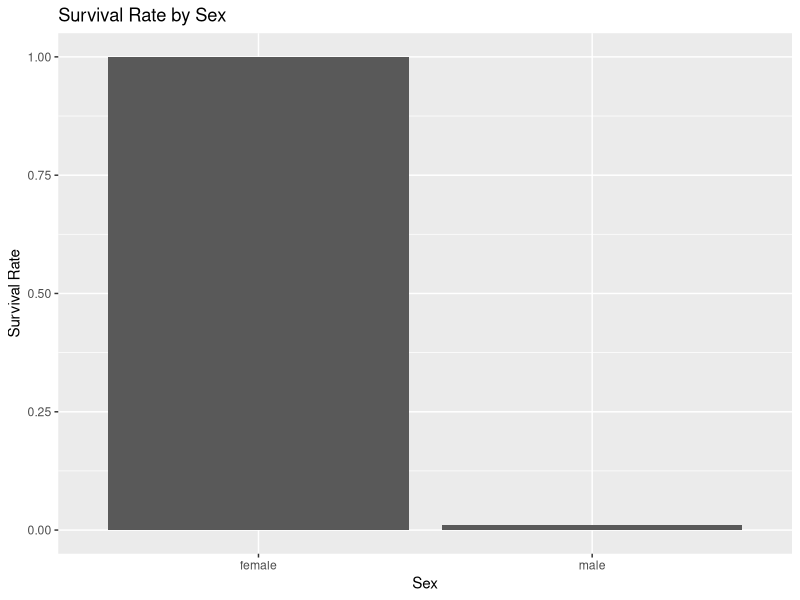
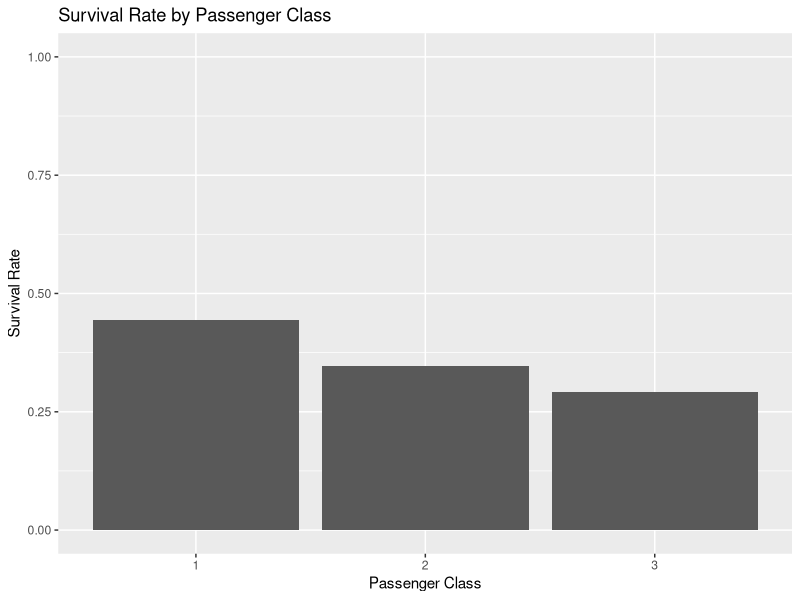
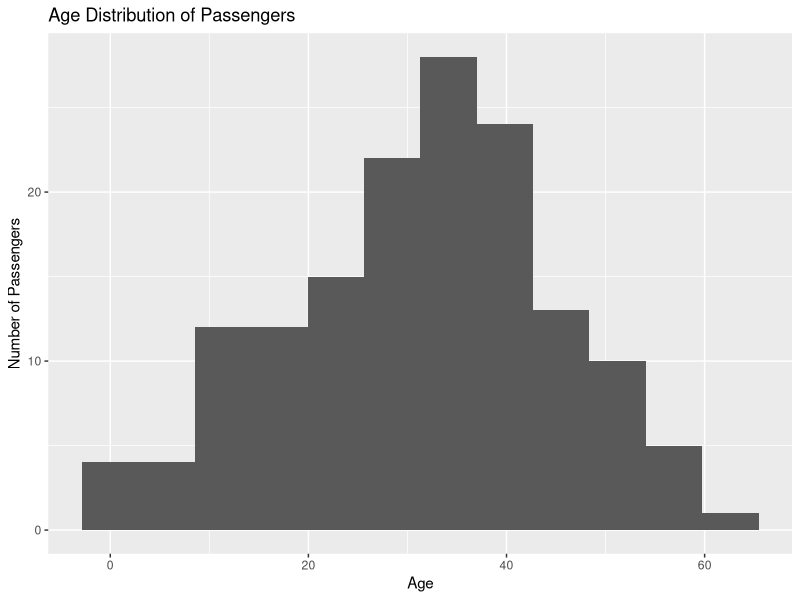
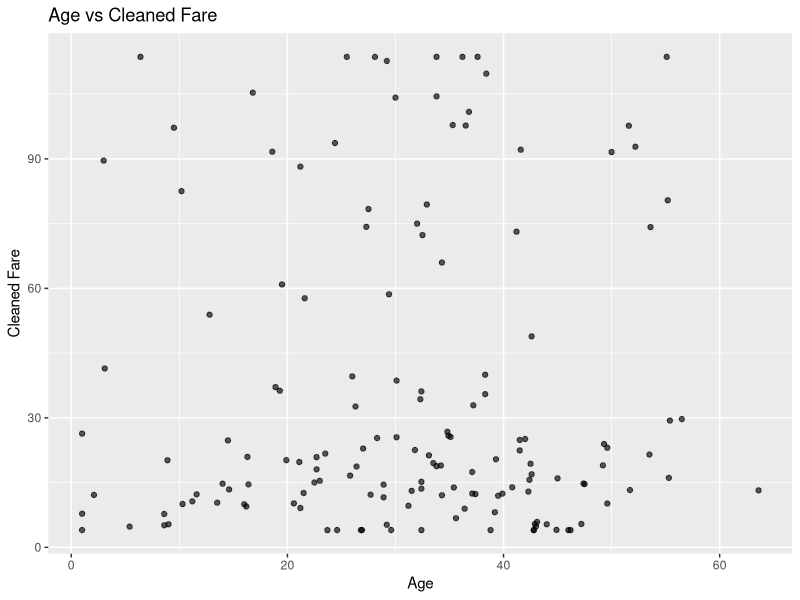
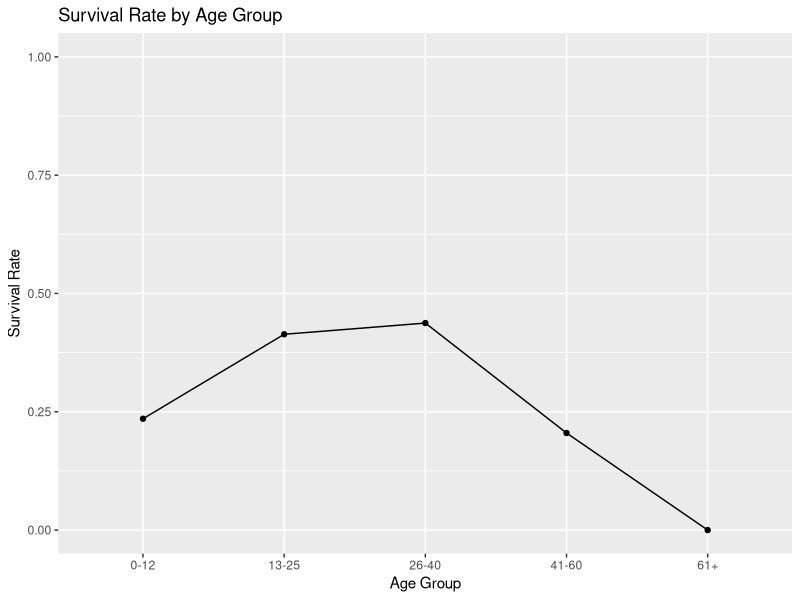

These figures' R source, in order:
# Week 2: Data Visualization and Insight Communication using R
# Dataset: Titanic passenger survival dataset
# Required packages: ggplot2, dplyr

library(ggplot2)
library(dplyr)

data <- read.csv("titanic_week2_dataset.csv", stringsAsFactors = FALSE)

# Convert categorical variables
data$Sex <- factor(data$Sex)
data$Pclass <- factor(data$Pclass)
data$Embarked <- factor(data$Embarked)

# 1. Bar chart: survival rate by sex
sex_summary <- data %>%
  group_by(Sex) %>%
  summarise(Survival_Rate = mean(Survived))

ggplot(sex_summary, aes(x = Sex, y = Survival_Rate)) +
  geom_col() +
  labs(title = "Survival Rate by Sex",
       x = "Sex", y = "Survival Rate") +
  ylim(0, 1)

# 2. Bar chart: survival rate by passenger class
class_summary <- data %>%
  group_by(Pclass) %>%
  summarise(Survival_Rate = mean(Survived))

ggplot(class_summary, aes(x = Pclass, y = Survival_Rate)) +
  geom_col() +
  labs(title = "Survival Rate by Passenger Class",
       x = "Passenger Class", y = "Survival Rate") +
  ylim(0, 1)

# 3. Histogram: age distribution
ggplot(data, aes(x = Age)) +
  geom_histogram(bins = 12, na.rm = TRUE) +
  labs(title = "Age Distribution of Passengers",
       x = "Age", y = "Number of Passengers")

# 4. Scatter plot: age vs fare
ggplot(data, aes(x = Age, y = Fare_Clean)) +
  geom_point(alpha = 0.65, na.rm = TRUE) +
  labs(title = "Age vs Cleaned Fare",
       x = "Age", y = "Cleaned Fare")

# 5. Line chart: survival rate by age group
data$AgeBand <- cut(data$Age,
                    breaks = c(0, 12, 25, 40, 60, 100),
                    labels = c("0-12", "13-25", "26-40", "41-60", "61+"))

age_summary <- data %>%
  group_by(AgeBand) %>%
  summarise(Survival_Rate = mean(Survived, na.rm = TRUE))

ggplot(age_summary, aes(x = AgeBand, y = Survival_Rate, group = 1)) +
  geom_line() +
  geom_point() +
  labs(title = "Survival Rate by Age Group",
       x = "Age Group", y = "Survival Rate") +
  ylim(0, 1)

# Optional: save the cleaned visualization dataset
write.csv(data, "titanic_week2_visualization_data.csv", row.names = FALSE)
